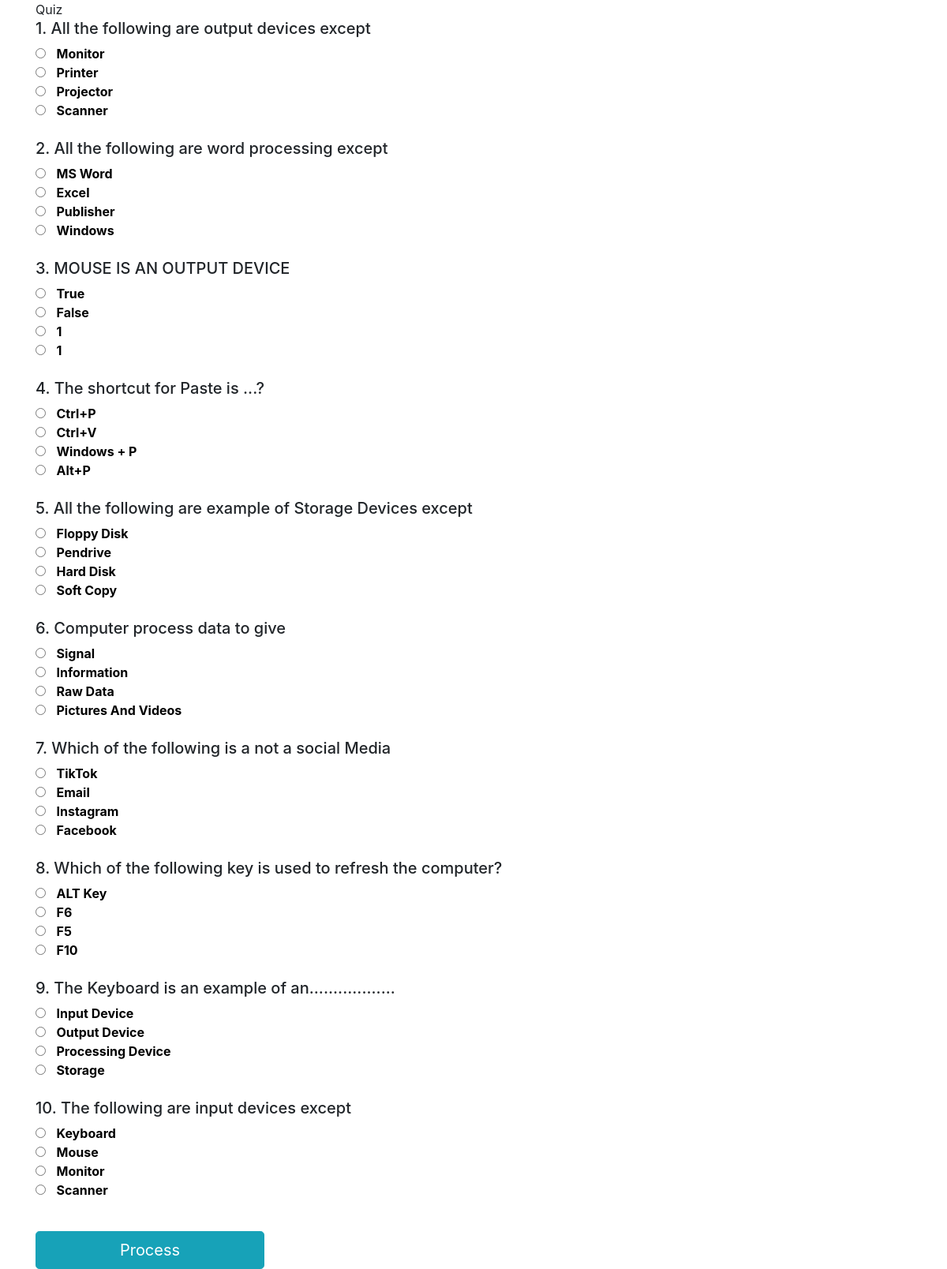
The page / on the database its author committed.
### tables this page shows
CREATE TABLE `qtns` (
  `id` int(11) NOT NULL,
  `date` date NOT NULL,
  `invoice` varchar(20) NOT NULL,
  `class` varchar(20) DEFAULT NULL,
  `qno` int(20) NOT NULL,
  `qtn` varchar(1000) DEFAULT NULL,
  `a` varchar(1000) DEFAULT NULL,
  `b` varchar(1000) DEFAULT NULL,
  `c` varchar(1000) DEFAULT NULL,
  `d` varchar(1000) DEFAULT NULL,
  `answer` varchar(1000) DEFAULT NULL,
  `mark` varchar(20) DEFAULT NULL,
  `tee` varchar(100) DEFAULT NULL,
  `aa` varchar(10) DEFAULT NULL,
  `bb` varchar(10) DEFAULT NULL,
  `cc` varchar(10) DEFAULT NULL,
  `dd` varchar(10) DEFAULT NULL
);

### index.php (the view, shortened to what this page needs)
<html>
<head>
	<link rel="stylesheet" href="https://maxcdn.bootstrapcdn.com/bootstrap/4.3.1/css/bootstrap.min.css">
</head>
<body>
<div class="container">
	<div class="panel panel-default" data-collapsed="0">
			<div class="panel-heading">
				<div class="panel-title">
					Quiz  <i class="entypo-down"></i>
				</div>
			</div>
			<div class="panel-body">
		  <form method="POST" action="check_answers.php">
				  	<?php
					$numbering = 1;
					$conn = new mysqli('localhost', 'root', '', 'exams');
					$sql = "SELECT * FROM qtns where invoice='QS05358611'   ORDER BY rand() LIMIT 10";
					$query = $conn->query($sql);
					while($row = $query->fetch_array()){
						?>
						<div>
							<h5><?php echo $numbering; ?>. <?php echo $row['qtn']; ?></h5>
							<input type="radio" name="option[<?php echo $numbering; ?>]" value="<?php echo $row['a'];?>"   >&nbsp;&nbsp; <font color="black"><B><?php echo $row['a'];?></B></font>    <br>
	  						<input type="radio" name="option[<?php echo $numbering; ?>]" value="<?php echo $row['b'];?>"> &nbsp;&nbsp;<font color="black"><B><?php echo $row['b'];?></B></font>  <br>
	  						<input type="radio" name="option[<?php echo $numbering;?>]" value="<?php echo $row['c'];?>"> &nbsp;&nbsp;<font color="black"><B><?php echo $row['c'];?></B></font>  <br>
	  						<input type="radio" name="option[<?php echo $numbering; ?>]" value="<?php echo $row['d'];?>"> &nbsp;&nbsp;<font color="black"><B><?php echo $row['d'];?></B></font>  <br>
						</div><br>
						<?php
					$numbering++;
					}
				?>
	</div>
	</div>
	 <button type="submit" class="btn btn-info btn-icon btn-lg" style="width: 290px;" >
						Process
					</button>
	</div>
</body>
</html>

### rows shown on the page
qtns: qtn "All the following are output devices except", a "Monitor", b "Printer", c "Projector", d "Scanner"
qtns: qtn "All the following are word processing except", a "MS Word", b "Excel", c "Publisher", d "Windows"
qtns: qtn "MOUSE IS AN OUTPUT DEVICE", a "True", b "False", c "1", d "1"
qtns: qtn "The shortcut for Paste is ...?", a "Ctrl+P", b "Ctrl+V", c "Windows + P", d "Alt+P"
qtns: qtn "All the following are example of Storage Devices except", a "Floppy Disk", b "Pendrive", c "Hard Disk", d "Soft Copy"
qtns: qtn "Computer process data to give", a "Signal", b "Information", c "Raw Data", d "Pictures And Videos"
qtns: qtn "Which of the following is a not a social Media", a "TikTok", b "Email", c "Instagram", d "Facebook"
qtns: qtn "Which of the following key is used to refresh the computer?", a "ALT Key", b "F6", c "F5", d "F10"
qtns: qtn "The Keyboard is an example of an..................", a "Input Device", b "Output Device", c "Processing Device", d "Storage"
qtns: qtn "The following are input devices except", a "Keyboard", b "Mouse", c "Monitor", d "Scanner"
